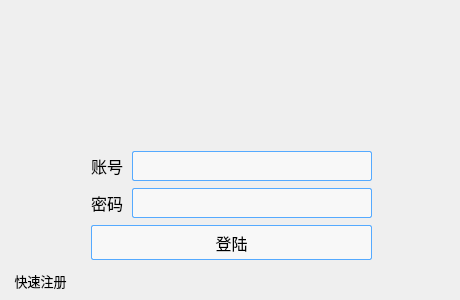
<?xml version="1.0" encoding="UTF-8"?>
<ui version="4.0">
 <class>login</class>
 <widget class="QDialog" name="login">
  <property name="geometry">
   <rect>
    <x>0</x>
    <y>0</y>
    <width>460</width>
    <height>300</height>
   </rect>
  </property>
  <property name="windowTitle">
   <string>电子元器件管理系统</string>
  </property>
  <property name="windowIcon">
   <iconset resource="imageico.qrc">
    <normaloff>:/title.ico</normaloff>:/title.ico</iconset>
  </property>
  <widget class="QPushButton" name="pushButton_res">
   <property name="geometry">
    <rect>
     <x>5</x>
     <y>265</y>
     <width>71</width>
     <height>31</height>
    </rect>
   </property>
   <property name="font">
    <font>
     <family>Microsoft YaHei UI</family>
     <pointsize>10</pointsize>
    </font>
   </property>
   <property name="styleSheet">
    <string notr="true">QPushButton#pushButton_res
{
    border-radius: 2px;
    /*border: 1px solid rgb(85, 170, 255,100);*/
    background:rgb(255,255,255,0);/*transparent;*/
	color: #000000;
}

QPushButton#pushButton_res:hover 
{
    background: rgb(255,255,255,0);
}

QPushButton#pushButton_res:pressed
{
	background:rgb(255,255,255,0);
}</string>
   </property>
   <property name="text">
    <string>快速注册</string>
   </property>
  </widget>
  <widget class="QPushButton" name="pushButton_close">
   <property name="geometry">
    <rect>
     <x>420</x>
     <y>10</y>
     <width>30</width>
     <height>30</height>
    </rect>
   </property>
   <property name="minimumSize">
    <size>
     <width>30</width>
     <height>30</height>
    </size>
   </property>
   <property name="maximumSize">
    <size>
     <width>30</width>
     <height>30</height>
    </size>
   </property>
   <property name="font">
    <font>
     <family>Microsoft YaHei UI</family>
     <pointsize>12</pointsize>
    </font>
   </property>
   <property name="styleSheet">
    <string notr="true">QPushButton#pushButton_close
{
    border-radius: 15px;
    /*border: 1px solid rgb(89, 153, 48);
    background:rgb(0,0,0,0);*/
	image: url(:/close.png);
}

QPushButton#pushButton_close:hover 
{
    background: #ff0000;
	image: url(:/close.png);
}</string>
   </property>
   <property name="text">
    <string/>
   </property>
  </widget>
  <widget class="QPushButton" name="pushButton_sql">
   <property name="geometry">
    <rect>
     <x>380</x>
     <y>10</y>
     <width>30</width>
     <height>30</height>
    </rect>
   </property>
   <property name="minimumSize">
    <size>
     <width>30</width>
     <height>30</height>
    </size>
   </property>
   <property name="maximumSize">
    <size>
     <width>30</width>
     <height>30</height>
    </size>
   </property>
   <property name="font">
    <font>
     <family>Microsoft YaHei UI</family>
     <pointsize>12</pointsize>
    </font>
   </property>
   <property name="styleSheet">
    <string notr="true">QPushButton#pushButton_sql
{
    border-radius: 15px;
    /*border: 1px solid rgb(89, 153, 48);*/
}</string>
   </property>
   <property name="text">
    <string/>
   </property>
  </widget>
  <widget class="QWidget" name="layoutWidget">
   <property name="geometry">
    <rect>
     <x>91</x>
     <y>150</y>
     <width>281</width>
     <height>113</height>
    </rect>
   </property>
   <layout class="QVBoxLayout" name="verticalLayout">
    <item>
     <layout class="QHBoxLayout" name="horizontalLayout">
      <item>
       <widget class="QLabel" name="label_user">
        <property name="minimumSize">
         <size>
          <width>35</width>
          <height>25</height>
         </size>
        </property>
        <property name="maximumSize">
         <size>
          <width>35</width>
          <height>25</height>
         </size>
        </property>
        <property name="font">
         <font>
          <family>Microsoft YaHei UI</family>
          <pointsize>12</pointsize>
         </font>
        </property>
        <property name="text">
         <string>账号</string>
        </property>
       </widget>
      </item>
      <item>
       <widget class="QLineEdit" name="lineEdit_user">
        <property name="minimumSize">
         <size>
          <width>150</width>
          <height>30</height>
         </size>
        </property>
        <property name="font">
         <font>
          <family>Microsoft YaHei UI</family>
          <pointsize>12</pointsize>
         </font>
        </property>
        <property name="styleSheet">
         <string notr="true">QLineEdit#lineEdit_user
{
    border-radius: 2px;
    border: 1px solid rgb(85,170,255);
    background:rgb(255,255,255,150);
}

QLineEdit#lineEdit_user:hover 
{
    background:rgb(255,255,255,255);
}</string>
        </property>
       </widget>
      </item>
     </layout>
    </item>
    <item>
     <layout class="QHBoxLayout" name="horizontalLayout_2">
      <item>
       <widget class="QLabel" name="label_pass">
        <property name="minimumSize">
         <size>
          <width>35</width>
          <height>25</height>
         </size>
        </property>
        <property name="maximumSize">
         <size>
          <width>35</width>
          <height>25</height>
         </size>
        </property>
        <property name="font">
         <font>
          <family>Microsoft YaHei UI</family>
          <pointsize>12</pointsize>
         </font>
        </property>
        <property name="text">
         <string>密码</string>
        </property>
       </widget>
      </item>
      <item>
       <widget class="QLineEdit" name="lineEdit_pass">
        <property name="minimumSize">
         <size>
          <width>150</width>
          <height>30</height>
         </size>
        </property>
        <property name="styleSheet">
         <string notr="true">QLineEdit#lineEdit_pass
{
    border-radius: 2px;
    border: 1px solid rgb(85,170,255);
    background:rgb(255,255,255,150);
}

QLineEdit#lineEdit_pass:hover 
{
    background:rgb(255,255,255,255);
}</string>
        </property>
       </widget>
      </item>
     </layout>
    </item>
    <item>
     <widget class="QPushButton" name="pushButton_login">
      <property name="minimumSize">
       <size>
        <width>0</width>
        <height>35</height>
       </size>
      </property>
      <property name="maximumSize">
       <size>
        <width>500</width>
        <height>35</height>
       </size>
      </property>
      <property name="font">
       <font>
        <family>Microsoft YaHei UI</family>
        <pointsize>12</pointsize>
       </font>
      </property>
      <property name="styleSheet">
       <string notr="true">QPushButton#pushButton_login
{
    border-radius: 2px;
    border: 1px solid rgb(85,170,255);
    background:rgb(255,255,255,150);/*transparent;*/
	color: #000000;
}

QPushButton#pushButton_login:hover 
{
    background: rgb(255,255,255,200);
}

QPushButton#pushButton_login:pressed
{
	background:rgb(85, 170, 255,150);
}</string>
      </property>
      <property name="text">
       <string>登陆</string>
      </property>
     </widget>
    </item>
   </layout>
  </widget>
 </widget>
 <resources>
  <include location="imageico.qrc"/>
 </resources>
 <connections/>
</ui>
